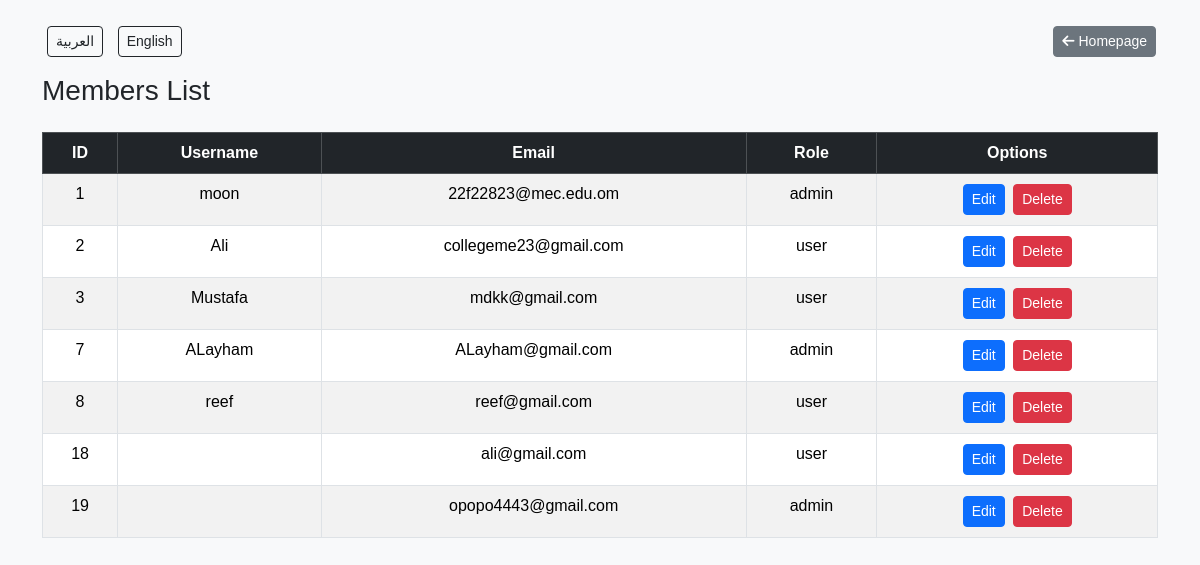
Screenshot of /view_members.php?lang=en with the database file from the repository.
### tables this page shows
CREATE TABLE `users` (
  `id` int(11) NOT NULL,
  `FirstName` varchar(50) NOT NULL,
  `lastName` varchar(50) NOT NULL,
  `username` varchar(50) NOT NULL,
  `email` varchar(50) NOT NULL,
  `password` varchar(255) NOT NULL,
  `role` varchar(20) NOT NULL DEFAULT 'user',
  `activity` varchar(50) NOT NULL DEFAULT 'كرة القدم'
);

### public/view_members.php (the view, shortened to what this page needs)
<?php
include("../config/connect.php");
$lang = $_SESSION['lang'];
$texts = [
    'ar' => [
        'title' => 'قائمة الأعضاء',
        'back' => 'الرئيسية',
        'edit' => 'تعديل',
        'delete' => 'حذف',
        'confirmDelete' => 'هل أنت متأكد أنك تريد حذف هذا العضو؟'
    ],
    'en' => [
        'title' => 'Members List',
        'back' => 'Homepage',
        'edit' => 'Edit',
        'delete' => 'Delete',
        'confirmDelete' => 'Are you sure you want to delete this member?'
    ]
];
$result = $conn->query("SELECT * FROM users");
?>
<!DOCTYPE html>
<html lang="<?= $lang ?>" dir="<?= $lang=='ar'?'rtl':'ltr' ?>">
<head>
    <link href="https://cdn.jsdelivr.net/npm/bootstrap@5.3.2/dist/css/bootstrap.min.css" rel="stylesheet">
    <link rel="stylesheet" href="https://cdnjs.cloudflare.com/ajax/libs/font-awesome/6.5.1/css/all.min.css">
</head>
<body>
<div class="container mt-4">
    <div class="top-bar">
        <div class="lang-buttons">
            <a href="?lang=ar" class="btn btn-sm btn-outline-dark">العربية</a>
            <a href="?lang=en" class="btn btn-sm btn-outline-dark">English</a>
        </div>
        <div class="back-home">
            <a href="../public/homepage.php" class="btn btn-sm btn-secondary"><i class="fas fa-arrow-left"></i> <?= $texts[$lang]['back'] ?></a>
        </div>
    </div>
    <h3 class="mb-4"><?= $texts[$lang]['title'] ?></h3>
    <table class="table table-bordered table-striped table-hover">
        <thead class="table-dark">
            <tr>
                <th>ID</th>
                <th>Username</th>
                <th>Email</th>
                <th>Role</th>
                <th>Options</th>
            </tr>
        </thead>
        <tbody>
        <?php while($row = $result->fetch_assoc()){ ?>
            <tr>
                <td><?= $row['id'] ?></td>
                <td><?= $row['username'] ?></td>
                <td><?= $row['email'] ?></td>
                <td><?= $row['role'] ?></td>
                <td>
                    <a href="../members/edit_member.php?id=<?= $row['id'] ?>" class="btn btn-sm btn-primary"><?= $texts[$lang]['edit'] ?></a>
                    <a href="view_members.php?delete=<?= $row['id'] ?>" onclick="return confirm('<?= $texts[$lang]['confirmDelete'] ?>')" class="btn btn-sm btn-danger"><?= $texts[$lang]['delete'] ?></a>
                </td>
            </tr>
        <?php } ?>
        </tbody>
    </table>
</div>
</body>
</html>

### public/view_members.php (style rules this page uses)
body { background-color: #f8f9fa; font-family: "Poppins", sans-serif; }
table { margin: 20px auto; width: 90%; }
th, td { text-align: center; }
a.btn { margin: 2px; }
.top-bar { display: flex; justify-content: space-between; align-items: center; margin-bottom: 15px; }
.top-bar .lang-buttons a { margin-left: 5px; margin-right: 5px; }

### rows the page displays
users: id "1", username "moon", email "22f22823@mec.edu.om", role "admin"
users: id "2", username "Ali", email "collegeme23@gmail.com", role "user"
users: id "3", username "Mustafa", email "mdkk@gmail.com", role "user"
users: id "7", username "ALayham", email "ALayham@gmail.com", role "admin"
users: id "8", username "reef", email "reef@gmail.com", role "user"
users: id "18", email "ali@gmail.com", role "user"
users: id "19", email "opopo4443@gmail.com", role "admin"

### other values shown
$texts[$lang]['back'] "Homepage"
$texts[$lang]['title'] "Members List"
